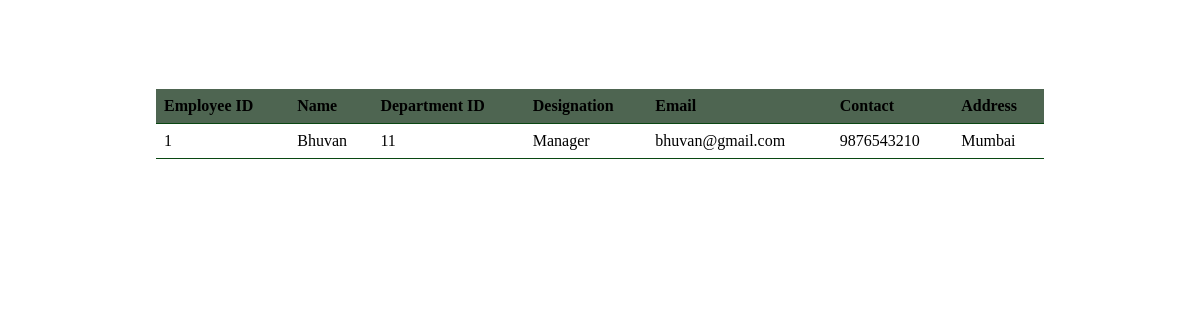
/employees, run on an earlier commit of the app's database.
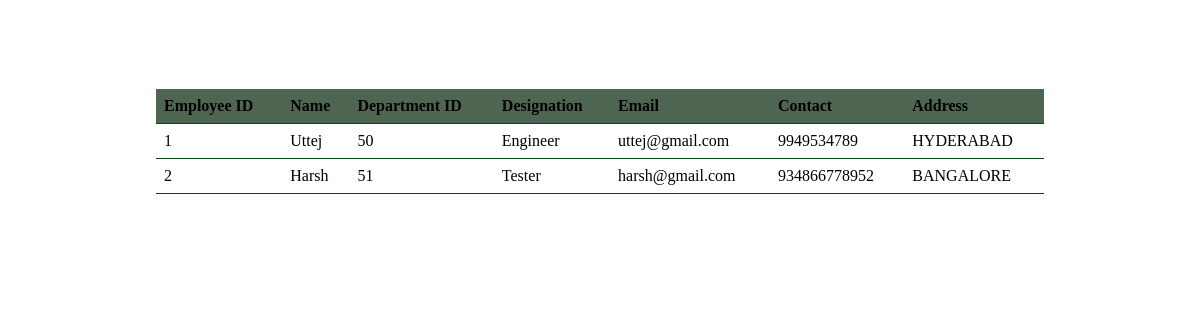
And on a later commit of the database.
### tables this page shows
CREATE TABLE employee_details(eid int primary key , ename varchar(45), dptid int , designation varchar(45), emailid varchar(45), contact_no longint ,address varchar(50));

### app.py (the view)
@app.route('/employees',methods = ['GET','POST'])
def show_employees():
    emp = employee()
    data = emp.show_employees()
    return render_template('showemployees.html',employees = data)

### employee_details.py (called while the page is built)
    def show_employees(self):
        conn = sqlite3.connect('PMS.db')
        cur = conn.cursor()
        cur.execute("select * from employee_details")
        data = []
        for i in cur.fetchall():
            context = {}
            context['eid']=i[0]
            context['ename']=i[1]
            context['dptid']=i[2]
            context['designation']=i[3]
            context['emailid']=i[4]
            context['contact_no']=i[5]
            context['address']=i[6]
            data.append(context)
        return data

### templates/showemployees.html (shortened to what this page needs)
<!DOCTYPE html>
<html>
<head>
</head>
<body>
    <table>
        <thead>
            <tr>
                <th>Employee ID</th>
                <th>Name</th>
                <th>Department ID</th>
                <th>Designation</th>
                <th>Email</th>
                <th>Contact</th>
                <th>Address</th>
            </tr>
        </thead>
        <tbody>
            {% for employee in employees %}
                <tr>
                    <td>{{ employee.eid }}</td>
                    <td>{{ employee.ename }}</td>
                    <td>{{ employee.dptid }}</td>
                    <td>{{ employee.designation }}</td>
                    <td>{{ employee.emailid }}</td>
                    <td>{{ employee.contact_no }}</td>
                    <td>{{ employee.address }}</td>
                </tr>
            {% endfor %}
        </tbody>
    </table>
</body>
</html>

### templates/showemployees.html (style rules this page uses)
table { border-collapse: collapse; width: 75%; text-align: center; margin-top: 7.5%; margin-bottom: auto; margin-left: auto; margin-right: auto; table-layout: auto; }
th, td { padding: 8px; text-align: left; border-bottom: 1px solid #094712; }
th { background-color: hsl(128, 13%, 35%); }

What changed in the data, as far as the page shows it:
changed employee_details id 1: ename "Bhuvan" → "Uttej"; dptid "11" → "50"; designation "Manager" → "Engineer"; emailid "bhuvan@gmail.com" → "uttej@gmail.com"; contact_no "9876543210" → "9949534789"; address "Mumbai" → "HYDERABAD"
added employee_details: eid "2", ename "Harsh", dptid "51", designation "Tester", emailid "harsh@gmail.com", contact_no "934866778952", address "BANGALORE"
